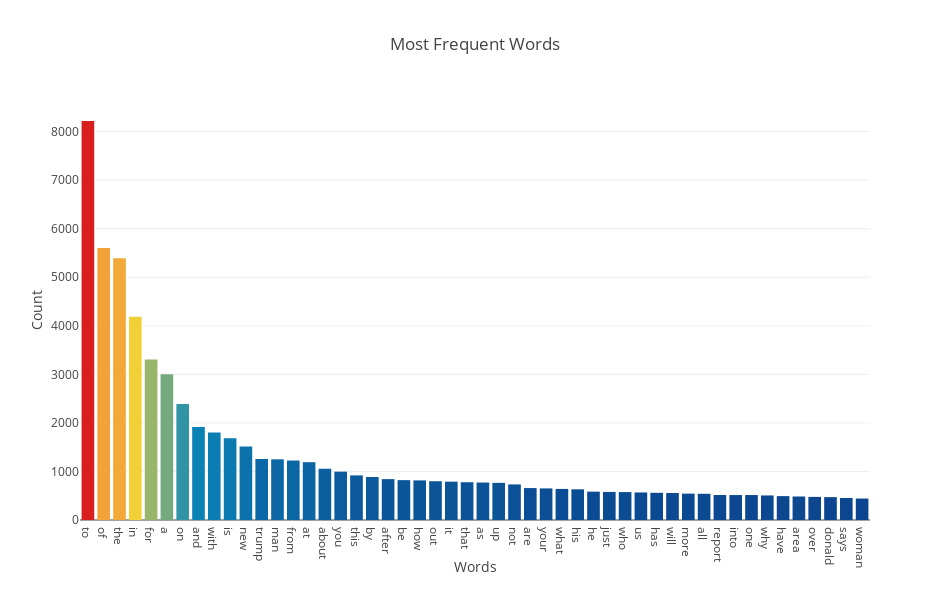

Source (notebook cell):
### Code cell
trace0 = go.Bar(x = frequent_words['index'][0:50] , y = frequent_words[0][0:50], marker = dict(color = frequent_words[0]
                                                                                   , colorscale = 'Portland')
                                                                                , name = 'Top 50 Frequent Headline Words')

data = [trace0]

layout = go.Layout(title = 'Most Frequent Words',
                   width = 950,
                   height = 600,
                   xaxis = dict(title = 'Words', nticks = 50),
                  yaxis= dict(title = 'Count'),)

fig = go.Figure(data, layout)

pyo.offline.iplot(fig)

### Figure 1 — Plotly figure (JSON) as saved in the notebook; plotly's stock layout.template omitted (floating-point values rounded to 4 significant figures; data arrays with more than 128 entries replaced by an {"elided": "..."} marker saying what was removed)
{"data": [{"marker": {"color": {"elided": "28391 int values"}, "colorscale": "Portland"}, "name": "Top 50 Frequent Headline Words", "type": "bar", "uid": "7df7b44f-3628-4b07-b56c-db174c40f911", "x": ["to", "of", "the", "in", "for", "a", "on", "and", "with", "is", "new", "trump", "man", "from", "at", "about", "you", "this", "by", "after", "be", "how", "out", "it", "that", "as", "up", "not", "are", "your", "what", "his", "he", "just", "who", "us", "has", "will", "more", "all", "report", "into", "one", "why", "have", "area", "over", "donald", "says", "woman"], "y": [8219, 5605, 5393, 4186, 3305, 3000, 2392, 1915, 1801, 1683, 1516, 1257, 1250, 1225, 1191, 1056, 996, 919, 886, 842, 821, 816, 799, 790, 778, 772, 765, 733, 658, 651, 640, 632, 584, 578, 575, 567, 560, 556, 543, 540, 515, 514, 514, 506, 492, 484, 476, 471, 453, 442]}], "layout": {"height": 600, "title": {"text": "Most Frequent Words"}, "width": 950, "xaxis": {"nticks": 50, "title": {"text": "Words"}}, "yaxis": {"title": {"text": "Count"}}}}
